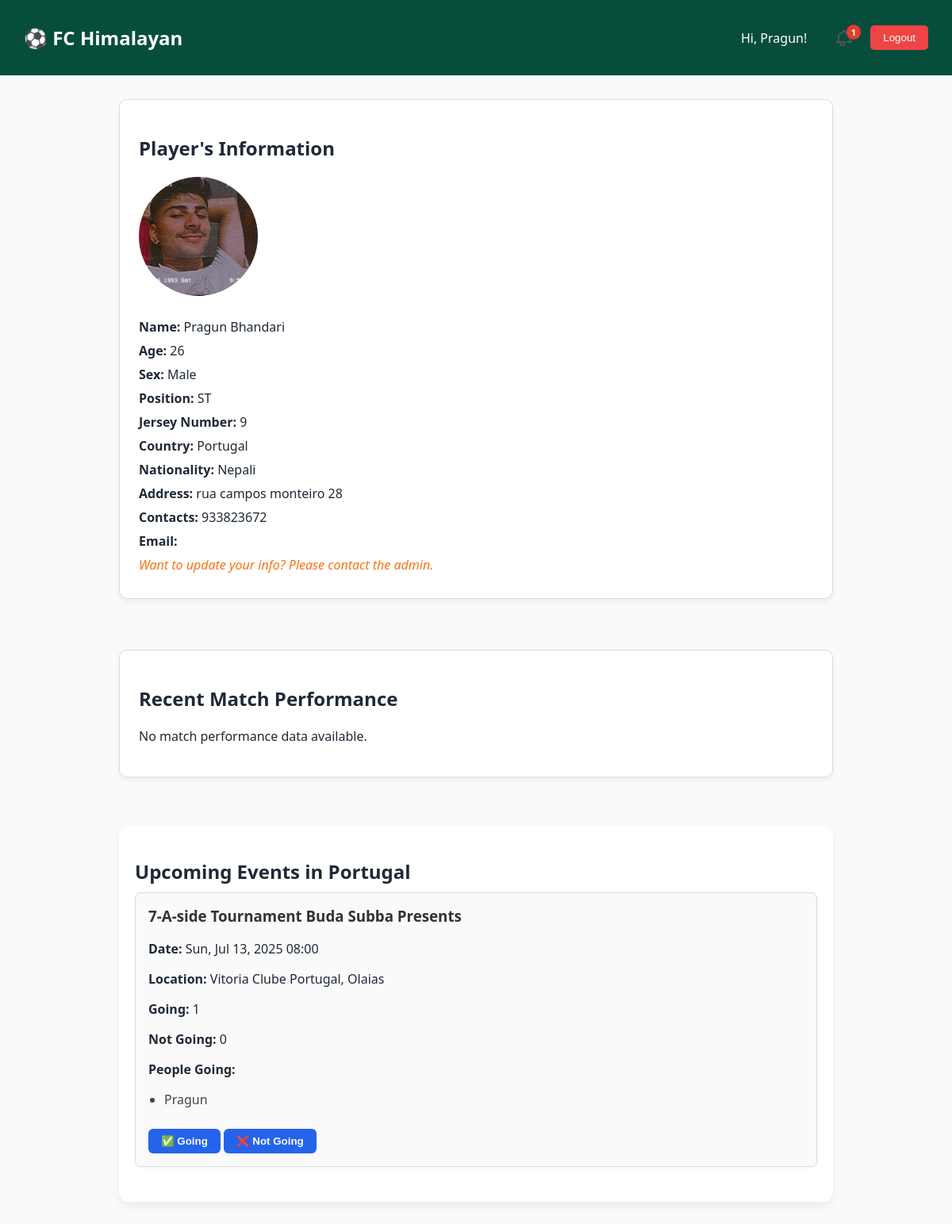
Page /profile/ (signed in) on the earlier database version.
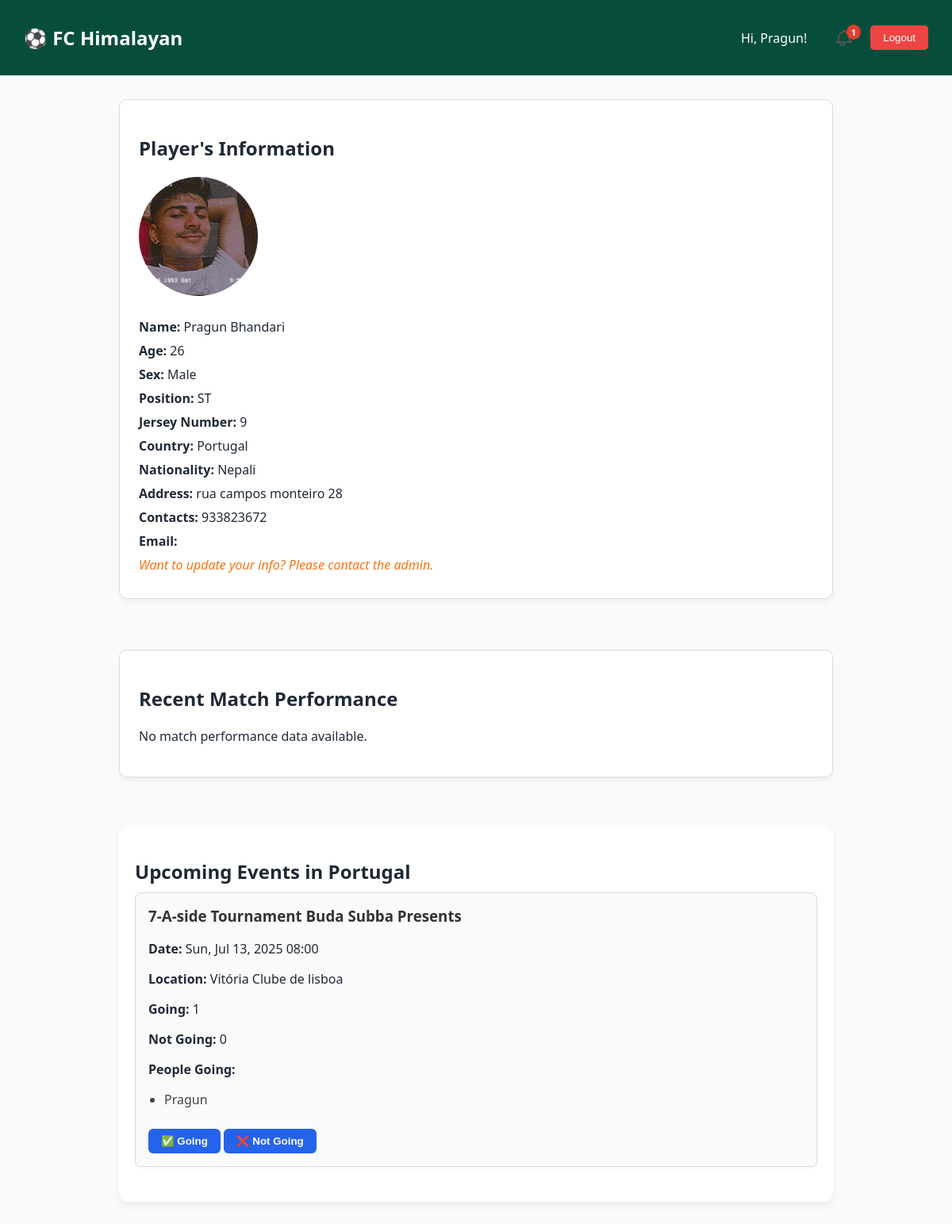
Same page on the later database version.
### myapp/models.py (models this page shows, shortened)
class CountryEvent(models.Model):
    uuid = models.UUIDField(primary_key=True, default=uuid.uuid4, editable=False)  # primary key
    COUNTRY_CHOICES = [
        ('Denmark', 'Denmark'),
        ('Portugal', 'Portugal'),
    ]
    country = models.CharField(max_length=100, choices=COUNTRY_CHOICES)
    event_name = models.CharField(max_length=200)
    date = models.DateTimeField()
    address = models.CharField(max_length=300)  # Physical address for the map

### myapp/views.py (the view)
# urls.py: path('profile/', user_profile, name='user_profile'),
@login_required
def user_profile(request):
    user = request.user
    try:
        player = user.player
        user_country = player.country
    except Player.DoesNotExist:
        player = None
        user_country = None
    if player:
        match_stats = MatchPerformance.objects.filter(player=player).order_by('-match_date')[:10]
    else:
        match_stats = []
    if user_country:
        user_events = CountryEvent.objects.filter(country=user_country).order_by('date')
    else:
        user_events = []
    rsvps = EventRSVP.objects.filter(event__in=user_events)
    event_data = []
    for event in user_events:
        rsvps_for_event = rsvps.filter(event=event)
        going_count = rsvps_for_event.filter(status='Going').count()
        not_going_count = rsvps_for_event.filter(status='Not Going').count()
        going_users = [
            rsvp.user.get_full_name() or rsvp.user.username
            for rsvp in rsvps_for_event.filter(status='Going')
        ]
        try:
            user_rsvp = rsvps_for_event.get(user=user)
        except (ValueError, EventRSVP.DoesNotExist):
            user_rsvp = None
        event_data.append({
            'event': event,
            'going_count': going_count,
            'not_going_count': not_going_count,
            'going_users': going_users,
            'user_rsvp': user_rsvp,
        })
    context = {
        'event_data': event_data,
        'user_country': user_country,
        'player': player,
        'match_stats': match_stats,  # Add this here
    }
    return render(request, 'users.html', context)

### myapp/urls.py (called while the page is built)
    def to_url(self, value):
        return str(value)

### templates/users.html (shortened to what the changed rows need)
{% load static %}
<!DOCTYPE html>
<html lang="en">
<head>
  <link rel="stylesheet" href="{% static 'css/users.css' %}">
</head>
<body>
  <header class="navbar">
    <div class="navbar-left">
      <h1 class="logo">⚽ FC Himalayan</h1>
    </div>
  </header>
  <main class="profile-container">
    <div class="profile-main">
      <section class="profile-box">
        <h2>Player's Information</h2>
      </section>
      <section class="stats-box">
        <h2>Recent Match Performance</h2>
      </section>
    </div>
    <section class="events-box">
      <h2>Upcoming Events in {{ player.country }}</h2>
      {% if event_data %}
        {% for data in event_data %}
          <div class="event-card">
            <h3>{{ data.event.event_name }}</h3>
            <p><strong>Date:</strong> {{ data.event.date|date:"D, M d, Y H:i" }}</p>
            <p><strong>Location:</strong> {{ data.event.address }}</p>
            <p><strong>Going:</strong> {{ data.going_count }}</p>
            <p><strong>Not Going:</strong> {{ data.not_going_count }}</p>
            <p><strong>People Going:</strong>
              {% if data.going_users %}
                <ul>
                  {% for name in data.going_users %}
                    <li>{{ name }}</li>
                  {% endfor %}
                </ul>
              {% else %}
                None yet.
              {% endif %}
            </p>
            <form method="post" action="{% url 'rsvp_event' data.event.uuid %}">
                <button type="submit" name="status" value="Going" class="rsvp-btn going-btn"
                  {% if data.user_rsvp and data.user_rsvp.status == 'Going' %} disabled {% endif %}>
                  ✅ Going
                </button>
                <button type="submit" name="status" value="Not Going" class="rsvp-btn not-going-btn"
                  {% if data.user_rsvp and data.user_rsvp.status == 'Not Going' %} disabled {% endif %}>
                  ❌ Not Going
                </button>
              </form>
          </div>
        {% endfor %}
      {% else %}
        <p>No upcoming events for your country.</p>
      {% endif %}
    </section>
  </main>
</body>
</html>

Differences in the rows shown:
changed CountryEvent "7-A-side Tournament Buda Subba Presents": event.address "Vitoria Clube Portugal, Olaias" → "Vitória Clube de lisboa"
